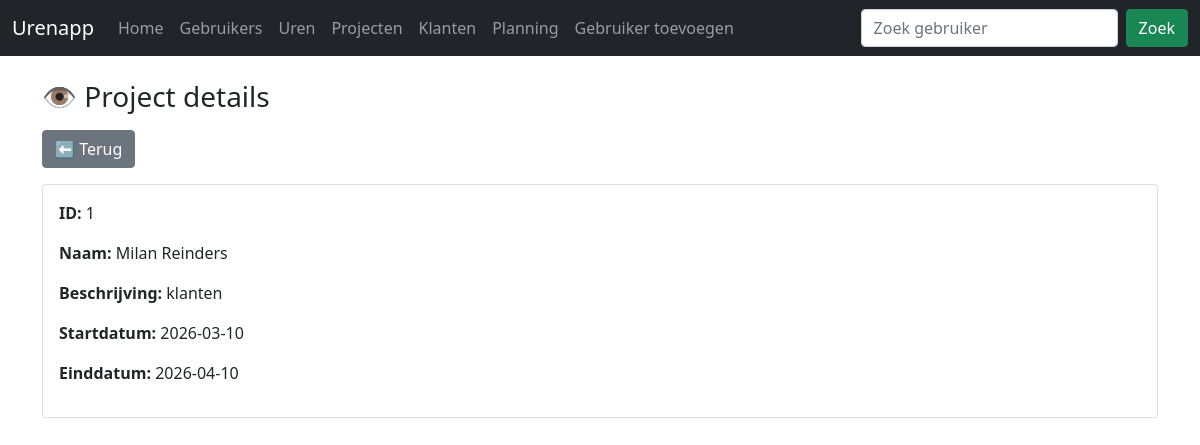
The page /projecten/project-view.php?id=1 on the database its author committed.
### tables this page shows
CREATE TABLE IF NOT EXISTS `projecten` (
  `id` int NOT NULL AUTO_INCREMENT,
  `naam` varchar(255) NOT NULL,
  `beschrijving` text NOT NULL,
  `startdatum` date NOT NULL,
  `einddatum` date NOT NULL,
  PRIMARY KEY (`id`)
);

### projecten/project-view.php (the view, shortened to what this page needs)
<?php
require '../dbcon.php';
?>
<!doctype html>
<html>
<head>
    <link href="https://cdn.jsdelivr.net/npm/bootstrap@5.1.3/dist/css/bootstrap.min.css" rel="stylesheet">
</head>
<body>
<?php include '../navbar.php'; ?>
<div class="container mt-4">
<h3 class="mb-3">👁️ Project details</h3>
<a href="projecten.php" class="btn btn-secondary mb-3">⬅ Terug</a>
<?php
if(isset($_GET['id'])){
    $id = mysqli_real_escape_string($con, $_GET['id']);
    $query = "SELECT * FROM projecten WHERE id='$id'";
    $result = mysqli_query($con, $query);
    if(mysqli_num_rows($result) > 0){
        $project = mysqli_fetch_assoc($result);
?>
<div class="card">
<div class="card-body">
<p><strong>ID:</strong> <?= $project['id']; ?></p>
<p><strong>Naam:</strong> <?= $project['naam']; ?></p>
<p><strong>Beschrijving:</strong> <?= $project['beschrijving']; ?></p>
<p><strong>Startdatum:</strong> <?= $project['startdatum']; ?></p>
<p><strong>Einddatum:</strong> <?= $project['einddatum']; ?></p>
</div>
</div>
<?php
    } else {
        echo "<h4>Geen project gevonden</h4>";
    }
}
?>
</div>
</body>
</html>

### rows shown on the page
projecten: id "1", naam "Milan Reinders", beschrijving "klanten", startdatum "2026-03-10", einddatum "2026-04-10"
